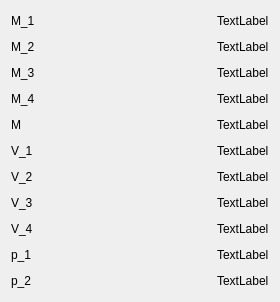
      <widget class="SubWindowBase" name="subWindow_calculated_parameters">
       <property name="minimumSize">
        <size>
         <width>280</width>
         <height>0</height>
        </size>
       </property>
       <property name="windowTitle">
        <string>Вычисленные параметры</string>
       </property>
       <layout class="QVBoxLayout" name="verticalLayout_7">
        <item>
         <layout class="QVBoxLayout" name="verticalLayout_calculated_parameters">
          <item>
           <layout class="QHBoxLayout" name="horizontalLayout_M1">
            <item>
             <widget class="QLabel" name="label_M1">
              <property name="text">
               <string>M_1</string>
              </property>
             </widget>
            </item>
            <item>
             <spacer name="horizontalSpacer_M1">
              <property name="orientation">
               <enum>Qt::Orientation::Horizontal</enum>
              </property>
              <property name="sizeHint" stdset="0">
               <size>
                <width>40</width>
                <height>20</height>
               </size>
              </property>
             </spacer>
            </item>
            <item>
             <widget class="QLabel" name="label_value_M1">
              <property name="text">
               <string>TextLabel</string>
              </property>
             </widget>
            </item>
           </layout>
          </item>
          <item>
           <layout class="QHBoxLayout" name="horizontalLayout_M2">
            <item>
             <widget class="QLabel" name="label_M2">
              <property name="text">
               <string>M_2</string>
              </property>
             </widget>
            </item>
            <item>
             <spacer name="horizontalSpacer_M2">
              <property name="orientation">
               <enum>Qt::Orientation::Horizontal</enum>
              </property>
              <property name="sizeHint" stdset="0">
               <size>
                <width>40</width>
                <height>20</height>
               </size>
              </property>
             </spacer>
            </item>
            <item>
             <widget class="QLabel" name="label_value_M2">
              <property name="text">
               <string>TextLabel</string>
              </property>
             </widget>
            </item>
           </layout>
          </item>
          <item>
           <layout class="QHBoxLayout" name="horizontalLayout_M3">
            <item>
             <widget class="QLabel" name="label_M3">
              <property name="text">
               <string>M_3</string>
              </property>
             </widget>
            </item>
            <item>
             <spacer name="horizontalSpacer_M3">
              <property name="orientation">
               <enum>Qt::Orientation::Horizontal</enum>
              </property>
              <property name="sizeHint" stdset="0">
               <size>
                <width>40</width>
                <height>20</height>
               </size>
              </property>
             </spacer>
            </item>
            <item>
             <widget class="QLabel" name="label_value_M3">
              <property name="text">
               <string>TextLabel</string>
              </property>
             </widget>
            </item>
           </layout>
          </item>
          <item>
           <layout class="QHBoxLayout" name="horizontalLayout_M4">
            <item>
             <widget class="QLabel" name="label_M4">
              <property name="text">
               <string>M_4</string>
              </property>
             </widget>
            </item>
            <item>
             <spacer name="horizontalSpacer_M4">
              <property name="orientation">
               <enum>Qt::Orientation::Horizontal</enum>
              </property>
              <property name="sizeHint" stdset="0">
               <size>
                <width>40</width>
                <height>20</height>
               </size>
              </property>
             </spacer>
            </item>
            <item>
             <widget class="QLabel" name="label_value_M4">
              <property name="text">
               <string>TextLabel</string>
              </property>
             </widget>
            </item>
           </layout>
          </item>
          <item>
           <layout class="QHBoxLayout" name="horizontalLayout_M">
            <item>
             <widget class="QLabel" name="label_M">
              <property name="text">
               <string>M</string>
              </property>
             </widget>
            </item>
            <item>
             <spacer name="horizontalSpacer_M">
              <property name="orientation">
               <enum>Qt::Orientation::Horizontal</enum>
              </property>
              <property name="sizeHint" stdset="0">
               <size>
                <width>40</width>
                <height>20</height>
               </size>
              </property>
             </spacer>
            </item>
            <item>
             <widget class="QLabel" name="label_value_M">
              <property name="text">
               <string>TextLabel</string>
              </property>
             </widget>
            </item>
           </layout>
          </item>
          <item>
           <layout class="QHBoxLayout" name="horizontalLayout_V1">
            <item>
             <widget class="QLabel" name="label_V1">
              <property name="text">
               <string>V_1</string>
              </property>
             </widget>
            </item>
            <item>
             <spacer name="horizontalSpacer_V1">
              <property name="orientation">
               <enum>Qt::Orientation::Horizontal</enum>
              </property>
              <property name="sizeHint" stdset="0">
               <size>
                <width>40</width>
                <height>20</height>
               </size>
              </property>
             </spacer>
            </item>
            <item>
             <widget class="QLabel" name="label_value_V1">
              <property name="text">
               <string>TextLabel</string>
              </property>
             </widget>
            </item>
           </layout>
          </item>
          <item>
           <layout class="QHBoxLayout" name="horizontalLayout_V2">
            <item>
             <widget class="QLabel" name="label_V2">
              <property name="text">
               <string>V_2</string>
              </property>
             </widget>
            </item>
            <item>
             <spacer name="horizontalSpacer_V2">
              <property name="orientation">
               <enum>Qt::Orientation::Horizontal</enum>
              </property>
              <property name="sizeHint" stdset="0">
               <size>
                <width>40</width>
                <height>20</height>
               </size>
              </property>
             </spacer>
            </item>
            <item>
             <widget class="QLabel" name="label_value_V2">
              <property name="text">
               <string>TextLabel</string>
              </property>
             </widget>
            </item>
           </layout>
          </item>
          <item>
           <layout class="QHBoxLayout" name="horizontalLayout_V3">
            <item>
             <widget class="QLabel" name="label_V3">
              <property name="text">
               <string>V_3</string>
              </property>
             </widget>
            </item>
            <item>
             <spacer name="horizontalSpacer_V3">
              <property name="orientation">
               <enum>Qt::Orientation::Horizontal</enum>
              </property>
              <property name="sizeHint" stdset="0">
               <size>
                <width>40</width>
                <height>20</height>
               </size>
              </property>
             </spacer>
            </item>
            <item>
             <widget class="QLabel" name="label_value_V3">
              <property name="text">
               <string>TextLabel</string>
              </property>
             </widget>
            </item>
           </layout>
          </item>
          <item>
           <layout class="QHBoxLayout" name="horizontalLayout_V4">
            <item>
             <widget class="QLabel" name="label_V4">
              <property name="text">
               <string>V_4</string>
              </property>
             </widget>
            </item>
            <item>
             <spacer name="horizontalSpacer_V4">
              <property name="orientation">
               <enum>Qt::Orientation::Horizontal</enum>
              </property>
              <property name="sizeHint" stdset="0">
               <size>
                <width>40</width>
                <height>20</height>
               </size>
              </property>
             </spacer>
            </item>
            <item>
             <widget class="QLabel" name="label_value_V4">
              <property name="text">
               <string>TextLabel</string>
              </property>
             </widget>
            </item>
           </layout>
          </item>
          <item>
           <layout class="QHBoxLayout" name="horizontalLayout_p1">
            <item>
             <widget class="QLabel" name="label_p1">
              <property name="text">
               <string>p_1</string>
              </property>
             </widget>
            </item>
            <item>
             <spacer name="horizontalSpacer_p1">
              <property name="orientation">
               <enum>Qt::Orientation::Horizontal</enum>
              </property>
              <property name="sizeHint" stdset="0">
               <size>
                <width>40</width>
                <height>20</height>
               </size>
              </property>
             </spacer>
            </item>
            <item>
             <widget class="QLabel" name="label_value_p1">
              <property name="text">
               <string>TextLabel</string>
              </property>
             </widget>
            </item>
           </layout>
          </item>
          <item>
           <layout class="QHBoxLayout" name="horizontalLayout_p2">
            <item>
             <widget class="QLabel" name="label_p2">
              <property name="text">
               <string>p_2</string>
              </property>
             </widget>
            </item>
            <item>
             <spacer name="horizontalSpacer_p2">
              <property name="orientation">
               <enum>Qt::Orientation::Horizontal</enum>
              </property>
              <property name="sizeHint" stdset="0">
               <size>
                <width>40</width>
                <height>20</height>
               </size>
              </property>
             </spacer>
            </item>
            <item>
             <widget class="QLabel" name="label_value_p2">
              <property name="text">
               <string>TextLabel</string>
              </property>
             </widget>
            </item>
           </layout>
          </item>
         </layout>
        </item>
       </layout>
      </widget>
